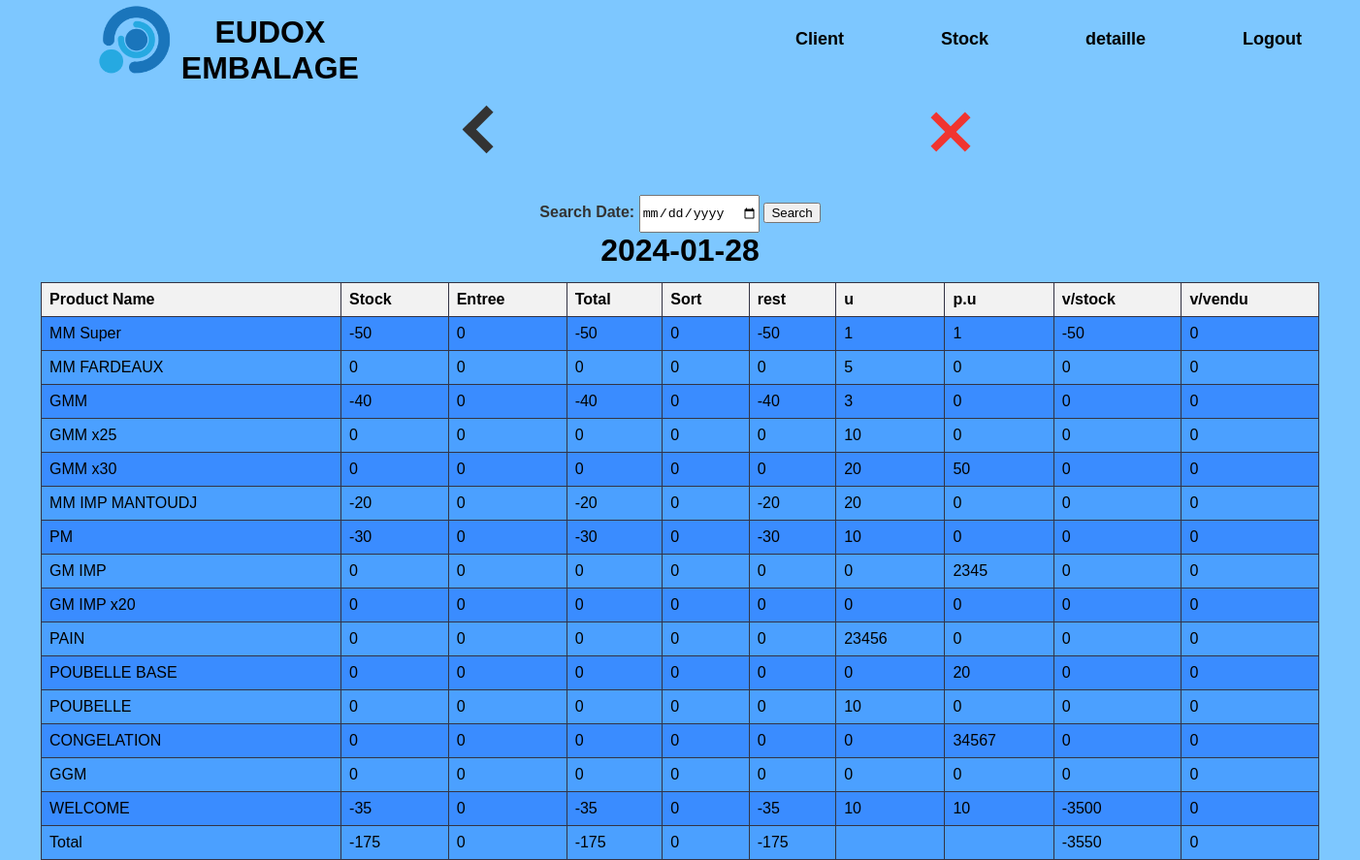
Screenshot of /stock/view with the database file from the repository.
### tables this page shows
CREATE TABLE stv (
        id INTEGER PRIMARY KEY AUTOINCREMENT,
        date TEXT NOT NULL,
        MM_super_st INTEGER NOT NULL,
        MM_super_e INTEGER NOT NULL,
        MM_super_so INTEGER NOT NULL,
        MM_Fardeaux_st INTEGER NOT NULL,
        MM_Fardeaux_e INTEGER NOT NULL,
        MM_Fardeaux_so INTEGER NOT NULL,
        GMM_st INTEGER NOT NULL,
        GMM_e INTEGER NOT NULL,
        GMM_so INTEGER NOT NULL,
        GMM_x25_st INTEGER NOT NULL,
        GMM_x25_e INTEGER NOT NULL,
        GMM_x25_so INTEGER NOT NULL,
        GMM_x30_st INTEGER NOT NULL,
        GMM_x30_e INTEGER NOT NULL,
        GMM_x30_so INTEGER NOT NULL,
        MM_IMP_MANTOUDJ_st INTEGER NOT NULL,
        MM_IMP_MANTOUDJ_e INTEGER NOT NULL,
        MM_IMP_MANTOUDJ_so INTEGER NOT NULL,
        PM_st INTEGER NOT NULL,
        PM_e INTEGER NOT NULL,
        PM_so INTEGER NOT NULL,
        GM_IMP_st INTEGER NOT NULL,
        GM_IMP_e INTEGER NOT NULL,
        GM_IMP_so INTEGER NOT NULL,
        GM_IMP_x20_st INTEGER NOT NULL,
        GM_IMP_x20_e INTEGER NOT NULL,
        GM_IMP_x20_so INTEGER NOT NULL,
        PAIN_st INTEGER NOT NULL,
        PAIN_e INTEGER NOT NULL,
        PAIN_so INTEGER NOT NULL,
        POUBELLE_BASE_st INTEGER NOT NULL,
        POUBELLE_BASE_e INTEGER NOT NULL,
        POUBELLE_BASE_so INTEGER NOT NULL,
        POUBELLE_st INTEGER NOT NULL,
        POUBELLE_e INTEGER NOT NULL,
        POUBELLE_so INTEGER NOT NULL,
        CONGELATION_st INTEGER NOT NULL,
        CONGELATION_e INTEGER NOT NULL,
        CONGELATION_so INTEGER NOT NULL,
        GGM_st INTEGER NOT NULL,
        GGM_e INTEGER NOT NULL,
        GGM_so INTEGER NOT NULL,
        WELCOME_st INTEGER NOT NULL,
        WELCOME_e INTEGER NOT NULL,
        WELCOME_so INTEGER NOT NULL
    );

CREATE TABLE upt (
        id INTEGER PRIMARY KEY AUTOINCREMENT,
        date TEXT NOT NULL,
        num INTEGER NOT NULL,
        u INTEGER NOT NULL,
        up INTEGER NOT NULL
    );

### app.py (the view)
@app.route('/stock/view', methods=['POST', 'GET'])
def view_stock():
    if request.method == 'POST':
        today_date = request.form.get('search_date', datetime.now().strftime("%Y-%m-%d"), None)
        if not today_date:
            today_date = datetime.now().strftime("%Y-%m-%d")
    else:
        today_date = datetime.now().strftime("%Y-%m-%d")
    conn = sqlite3.connect('form_data.db')
    cursor = conn.cursor()
    cursor.execute('SELECT * FROM stv WHERE date = ?', (today_date,))
    stock_data = cursor.fetchone()
    cursor.execute('SELECT u, up FROM upt WHERE date = ?', (today_date,))
    vals = cursor.fetchall()
    conn.close()
    product_names = ["MM Super", "MM FARDEAUX", "GMM", "GMM x25", "GMM x30", "MM IMP MANTOUDJ", "PM", "GM IMP", "GM IMP x20", "PAIN", "POUBELLE BASE", "POUBELLE", "CONGELATION", "GGM", "WELCOME"]
    total_stock = sum(stock_data[i * 3 + 2] for i in range(len(product_names)))
    total_entree = sum(stock_data[i * 3 + 3] for i in range(len(product_names)))
    total_sort = sum(stock_data[i * 3 + 4] for i in range(len(product_names)))
    total_rest = sum(stock_data[i * 3 + 2] + stock_data[i * 3 + 3] - stock_data[i * 3 + 4] for i in range(len(product_names)))
    total_v_stock = sum((stock_data[i * 3 + 2] + stock_data[i * 3 + 3] - stock_data[i * 3 + 4]) * vals[i][0] * vals[i][1] for i in range(len(product_names)))
    total_v_vendu = sum(stock_data[i * 3 + 4] * vals[i][0] * vals[i][1] for i in range(len(product_names)))
    return render_template('s_view.html', stock_data=stock_data, vals=vals, product_names=product_names, td=today_date,
                           total_stock=total_stock, total_entree=total_entree, total_sort=total_sort,
                           total_rest=total_rest, total_v_stock=total_v_stock, total_v_vendu=total_v_vendu)

### templates/s_view.html (shortened to what this page needs)
{% extends 'main.html' %}
{% block top %}
<a href="/stock" id="back"><div class="thick-arrow-left"></div></a>
<a href="/main" id="aclose"><div class="close"></div></a>
{% endblock %}
{% block bot %}
<form method="POST" action="/stock/view">
  <b><label for="search_date">Search Date:</label></b>
  <input type="date" id="search_date" name="search_date">
  <button type="submit">Search</button>
</form>
<h1>{{ stock_data[1] }}</h1>
<table>
  <tr>
    <th>Product Name</th>
    <th>Stock</th>
    <th>Entree</th>
    <th>Total</th>
    <th>Sort</th>
    <th>rest</th>
    <th>u</th>
    <th>p.u</th>
    <th>v/stock</th>
    <th>v/vendu</th>
  </tr>
  {% for i in range(15) %}
    <tr>
      <td>{{ product_names[i] }}</td>
      <td>{{ stock_data[i * 3 + 2] }}</td>
      <td>{{ stock_data[i * 3 + 3] }}</td>
      <td>{{ stock_data[i * 3 + 2] + stock_data[i * 3 + 3] }}</td>
      <td>{{ stock_data[i * 3 + 4] }}</td>
      <td>{{ stock_data[i * 3 + 2] + stock_data[i * 3 + 3] - stock_data[i * 3 + 4] }}</td>
      <td contenteditable="true" onblur="updateValue(this.innerText, {{ i }}, 0, '{{ stock_data[1] }}')">{{ vals[i][0] }}</td>
      <td contenteditable="true" onblur="updateValue(this.innerText, {{ i }}, 1, '{{ stock_data[1] }}')">{{ vals[i][1] }}</td>
      <td>{{ (stock_data[i * 3 + 2] + stock_data[i * 3 + 3] - stock_data[i * 3 + 4]) * vals[i][0] * vals[i][1] }}</td>
      <td>{{ stock_data[i * 3 + 4] * vals[i][0] * vals[i][1] }}</td>
    </tr>
  {% endfor %}
  <tr>
    <td>Total</td>
    <td>{{ total_stock }}</td>
    <td>{{ total_entree }}</td>
    <td>{{ total_stock + total_entree }}</td>
    <td>{{ total_sort }}</td>
    <td>{{ total_rest }}</td>
    <td></td>
    <td></td>
    <td>{{ total_v_stock }}</td>
    <td>{{ total_v_vendu }}</td>
  </tr>
</table>
{% endblock %}

### static/css/style.css (style rules this page uses)
body, h1, h2, h3, p, ul, li { margin: 0; padding: 0; }
body { font-family: Arial, sans-serif; background-color: #7dc7ff; }
a { color: inherit; text-decoration: none; }
#aclose { margin-left: 28vw; }
.thick-arrow-left { margin: 35px; width: 25px; height: 25px; border: 10px solid #333; border-left: 0; border-top: 0; transform: rotate(135deg); }
#back { margin-left: 32vw; }
.close { margin: 30px; background: #f03530; height: 50px; position: relative; width: 8px; transform: rotate(45deg); }
.close:after { background: #f03530; content: ""; height: 8px; left: -21px; position: absolute; top: 21px; width: 50px; }
.bot_side label { color: #333; }
.bot_side input { height: 35px; }

### templates/s_view.html (style rules this page uses)
table { border-collapse: collapse; width: 94%; margin: 3%; margin-top: 1%; }
th, td { border: 1px solid #333344; padding: 8px; text-align: left; }
th { background-color: #f2f2f2; }
tr:nth-child(even) td { background-color: #3a8cff; }
tr:nth-child(odd) td { background-color: #4ba0ff; }

### rows the page displays
stv: date "2024-01-28", MM_super_st "-50" "0" "-40" "0" "0" "-20" "-30" "0" "0" "0" "0" "0" "0" "0" "-35", MM_super_e "0" "0" "0" "0" "0" "0" "0" "0" "0" "0" "0" "0" "0" "0" "0", stock_data[i*3+2]+stock_data[i*3+3] "-50" "0" "-40" "0" "0" "-20" "-30" "0" "0" "0" "0" "0" "0" "0" "-35", MM_super_so "0" "0" "0" "0" "0" "0" "0" "0" "0" "0" "0" "0" "0" "0" "0", MM_super_st+MM_super_e+MM_super_so "-50" "0" "-40" "0" "0" "-20" "-30" "0" "0" "0" "0" "0" "0" "0" "-35", MM_super_st+MM_super_e+MM_super_so "-50" "0" "0" "0" "0" "0" "0" "0" "0" "0" "0" "0" "0" "0" "-3500", stock_data[i*3+4]*vals[i][0]*vals[i][1] "0" "0" "0" "0" "0" "0" "0" "0" "0" "0" "0" "0" "0" "0" "0"
upt: u "1", up "1"
upt: u "5", up "0"
upt: u "3", up "0"
upt: u "10", up "0"
upt: u "20", up "50"
upt: u "20", up "0"
upt: u "10", up "0"
upt: u "0", up "2345"
upt: u "0", up "0"
upt: u "23456", up "0"
upt: u "0", up "20"
upt: u "10", up "0"
upt: u "0", up "34567"
upt: u "0", up "0"
upt: u "10", up "10"

### other values shown
{{ product_names[i] }} "MM Super" "MM FARDEAUX" "GMM" "GMM x25" "GMM x30" "MM IMP MANTOUDJ" "PM" "GM IMP" "GM IMP x20" "PAIN" "POUBELLE BASE" "POUBELLE" "CONGELATION" "GGM" "WELCOME"
{{ total_stock }} "-175"
{{ total_entree }} "0"
{{ total_stock + total_entree }} "-175"
{{ total_sort }} "0"
{{ total_rest }} "-175"
{{ total_v_stock }} "-3550"
{{ total_v_vendu }} "0"
